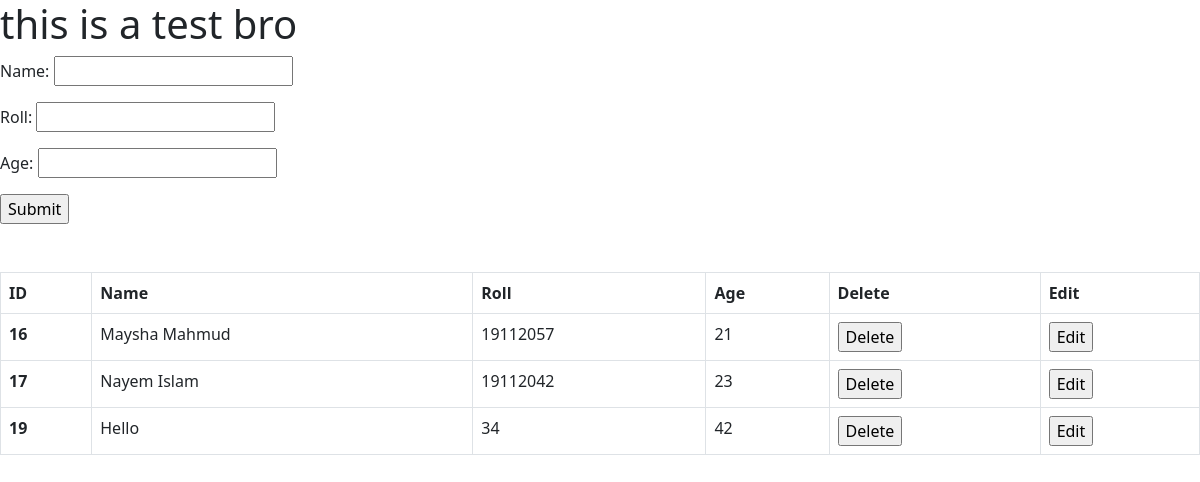
Page /register/ on the earlier database version.
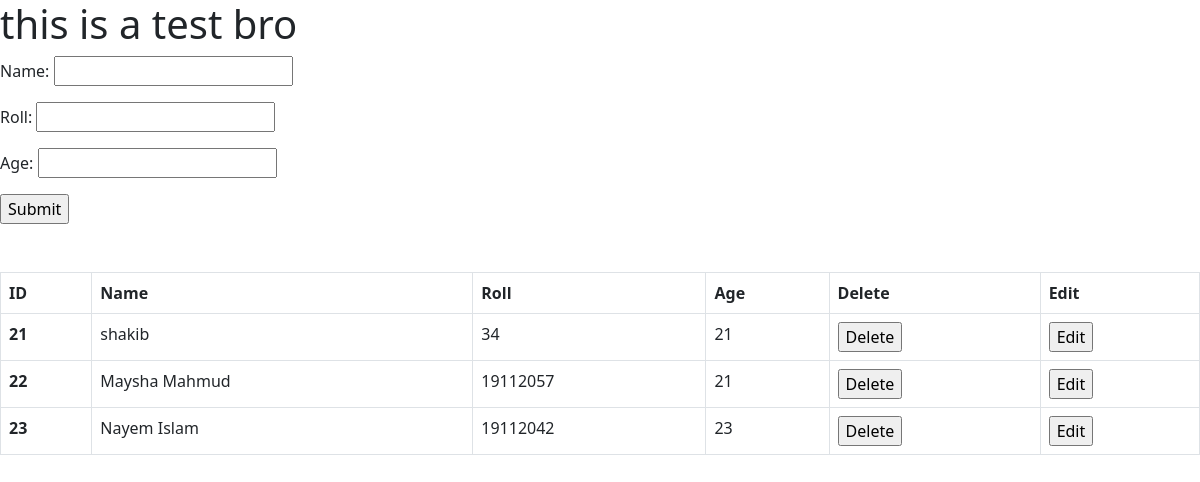
Same page on the later database version.
### crud/models.py (models this page shows, shortened)
class Register(models.Model):
    objects = None
    name = models.CharField(max_length=30)
    roll = models.IntegerField()
    age = models.IntegerField()

### crud/views.py (the view)
# urls.py: path('register/', include('crud.urls')),
def register(request):
    template = "register.html"
    form = StudentRegister()
    result = Register.objects.all()
    if request.method == 'POST':
        sform = StudentRegister(request.POST)
        if sform.is_valid():
            sform.save()
            return redirect('/register/')
    context = {
        'form': form,
        'results': result,
    }
    return render(request, template_name=template,context=context)

### crud/form.py
class StudentRegister(forms.ModelForm):
    class Meta:
        model = Register
        fields = '__all__'

### templates/register.html (shortened to what this page needs)
<!DOCTYPE html>
<html lang="en">
<head>
    <link href="https://cdn.jsdelivr.net/npm/bootstrap@5.0.1/dist/css/bootstrap.min.css" rel="stylesheet">
</head>
<body>
<h1>this is a test bro</h1>
<form method="POST">
    {{ form.as_p }}
 <input type="submit" value="Submit">
</form>
<br/>
<br/>
{% if results %}
<table class="table table-bordered">
  <thead>
    <tr>
      <th scope="col">ID</th>
      <th scope="col">Name</th>
      <th scope="col">Roll</th>
      <th scope="col">Age</th>
      <th scope="col">Delete</th>
      <th scope="col">Edit</th>
    </tr>
  </thead>
{% for result in results %}
  <tbody>
    <tr>
      <th scope="row">{{result.id}}</th>
      <td>{{result.name}}</td>
      <td>{{result.roll}}</td>
      <td>{{result.age}}</td>
      <td>
        <form method="POST" action="{% url 'delete' result.id %}">
            <input type="submit" value="Delete">
        </form>
      </td>
      <td>
         <form method="POST" action="{% url 'edit' result.id %}">
           <input type="submit" value="Edit">
         </form>
      </td>
    </tr>
  </tbody>
{% endfor %}
</table>
{% endif %}
</body>
</html>

Differences in the rows shown:
removed Register: id "16", name "Maysha Mahmud", roll "19112057", age "21"
removed Register: id "17", name "Nayem Islam", roll "19112042", age "23"
removed Register: id "19", name "Hello", roll "34", age "42"
added Register: id "21", name "shakib", roll "34", age "21"
added Register: id "22", name "Maysha Mahmud", roll "19112057", age "21"
added Register: id "23", name "Nayem Islam", roll "19112042", age "23"
